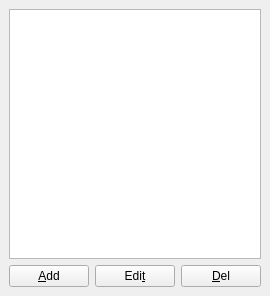
<ui version="4.0" >
 <class>PanelBookmarks</class>
 <widget class="QWidget" name="PanelBookmarks" >
  <property name="geometry" >
   <rect>
    <x>0</x>
    <y>0</y>
    <width>257</width>
    <height>296</height>
   </rect>
  </property>
  <property name="windowTitle" >
   <string/>
  </property>
  <layout class="QVBoxLayout" >
   <property name="margin" >
    <number>9</number>
   </property>
   <property name="spacing" >
    <number>6</number>
   </property>
   <item>
    <widget class="QListWidget" name="list" />
   </item>
   <item>
    <layout class="QHBoxLayout" >
     <property name="margin" >
      <number>0</number>
     </property>
     <property name="spacing" >
      <number>6</number>
     </property>
     <item>
      <widget class="QPushButton" name="btnAdd" >
       <property name="text" >
        <string>&amp;Add</string>
       </property>
      </widget>
     </item>
     <item>
      <widget class="QPushButton" name="btnEdit" >
       <property name="text" >
        <string>Edi&amp;t</string>
       </property>
      </widget>
     </item>
     <item>
      <widget class="QPushButton" name="btnDel" >
       <property name="text" >
        <string>&amp;Del</string>
       </property>
      </widget>
     </item>
    </layout>
   </item>
  </layout>
 </widget>
 <layoutdefault spacing="6" margin="11" />
 <pixmapfunction>qPixmapFromMimeSource</pixmapfunction>
 <resources/>
 <connections/>
</ui>
